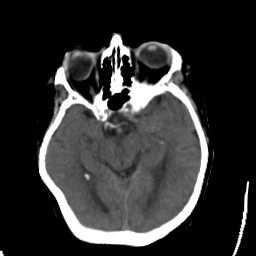
#> input picture data/testData/CT/CT/0.png, 256 x 256 px, found by its file name
$ python PSNR.py
#> lines starting #> are read from the running program, lines starting #| are printed output that depends on the picture
import numpy as np
import cv2

def rgb2gray(img):
    """RGB转灰度"""
    if img.ndim == 3 and img.shape[2] == 3:
        return cv2.cvtColor(img.astype(np.uint8), cv2.COLOR_BGR2GRAY)
    else:
        return img

def mse(a, b):
    """
    均方误差计算，与MATLAB逻辑匹配：
    使用的是 sqrt(sum((a-b)^2)) / (m*n) 与标准MSE定义略有不同
    """
    a_gray = rgb2gray(a).astype(np.float64)
    b_gray = rgb2gray(b).astype(np.float64)

    m, n = a_gray.shape
    diff = a_gray - b_gray
    temp = np.sqrt(np.sum(diff**2))
    res0 = temp / (m * n)
    return res0

def psnr(img1, img2, fused):
    B = 8
    MAX = 2**B - 1

    mes = (mse(img1, fused) + mse(img2, fused)) / 2.0
    if mes == 0:
        return float('inf')  # 完美重合，PSNR无穷大

    psnr_value = 20 * np.log10(MAX / np.sqrt(mes))
    return psnr_value

def metrics_psnr(img1, img2, fused):
    fused = np.array(fused, dtype=np.float64)
    img1 = np.array(img1, dtype=np.float64)
    img2 = np.array(img2, dtype=np.float64)

    if fused.ndim == 2:
        return psnr(img1, img2, fused)
    elif fused.ndim == 3:
        b = fused.shape[2]
        b1 = img2.shape[2] if img2.ndim == 3 else 1

        if b1 == 1:
            scores = [psnr(img1[:, :, k], img2, fused[:, :, k]) for k in range(b)]
        else:
            scores = [psnr(img1[:, :, k], img2[:, :, k], fused[:, :, k]) for k in range(b)]
        return np.mean(scores)
    else:
        raise ValueError("Unsupported image dimensions.")

if __name__ == "__main__":
    import imageio

    img1 = imageio.imread(r'C:\Users\King\Downloads\BSAFusion-main\CT_result\CT_align\0.png')
#> img1 is the input picture: shape (256, 256, 3); min 0, max 255, mean 48.7
    img2 = imageio.imread(r'C:\Users\King\Downloads\BSAFusion-main\CT_result\MRI\0.png')
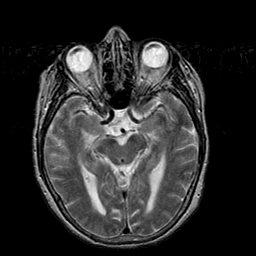
#> input picture data/testData/CT/MRI/0.png, 256 x 256 px, found by its file name
#> img2 is the input picture: shape (256, 256, 3); min 0, max 255, mean 43.5
    fused = imageio.imread(r'C:\Users\King\Downloads\BSAFusion-main\CT_result\Fusion\0.png')

    score = metrics_psnr(img1, img2, fused)
#> in mse, `diff = a_gray - b_gray`: diff: shape (256, 256) float64; every value is 0
#> in mse, `temp = np.sqrt(np.sum(diff**2))`: temp = 0
#> in mse (call 2), `diff = a_gray - b_gray`:
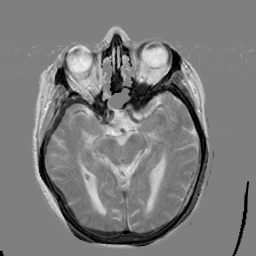
#> diff: shape (256, 256) float64; min -255, max 255, mean -5.2; drawn with min black and max white
#> in mse (call 2), `temp = np.sqrt(np.sum(diff**2))`: temp = 18508.7
#> in mse (call 2), `res0 = temp / (m * n)`: res0 = 0.282
#> in psnr, `mes = (mse(img1, fused) + mse(img2, fused)) / 2.0`: mes = 0.141
#> in psnr, `psnr_value = 20 * np.log10(MAX / np.sqrt(mes))`: psnr_value = 56.63
#> in metrics_psnr, `scores = [psnr(img1[:, :, k], img2[:, :, k], fused[:, :, k]) for k in ..`: scores = [56.63, 56.63, 56.63]
#> score = 56.63
    print(f"PSNR score: {score:.4f}")
#| PSNR score: 56.6322
